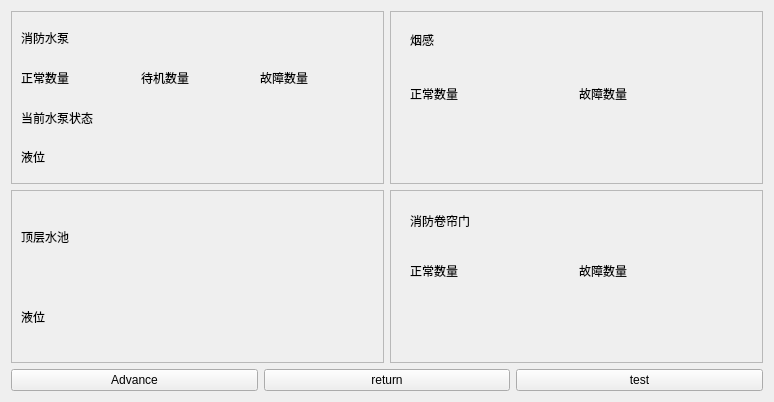
<?xml version="1.0" encoding="UTF-8"?>
<ui version="4.0">
 <class>FireP</class>
 <widget class="QWidget" name="FireP">
  <property name="geometry">
   <rect>
    <x>0</x>
    <y>0</y>
    <width>774</width>
    <height>402</height>
   </rect>
  </property>
  <property name="windowTitle">
   <string>Form</string>
  </property>
  <layout class="QVBoxLayout" name="verticalLayout_5" stretch="6,1">
   <item>
    <layout class="QHBoxLayout" name="horizontalLayout_5">
     <item>
      <layout class="QVBoxLayout" name="verticalLayout_3">
       <item>
        <widget class="QFrame" name="frame">
         <property name="frameShape">
          <enum>QFrame::StyledPanel</enum>
         </property>
         <property name="frameShadow">
          <enum>QFrame::Raised</enum>
         </property>
         <layout class="QGridLayout" name="gridLayout">
          <item row="0" column="0">
           <layout class="QVBoxLayout" name="verticalLayout">
            <item>
             <widget class="QLabel" name="label">
              <property name="text">
               <string>消防水泵</string>
              </property>
             </widget>
            </item>
            <item>
             <layout class="QHBoxLayout" name="horizontalLayout">
              <item>
               <widget class="QLabel" name="label_2">
                <property name="text">
                 <string>正常数量</string>
                </property>
               </widget>
              </item>
              <item>
               <widget class="QLabel" name="label_3">
                <property name="text">
                 <string>待机数量</string>
                </property>
               </widget>
              </item>
              <item>
               <widget class="QLabel" name="label_4">
                <property name="text">
                 <string>故障数量</string>
                </property>
               </widget>
              </item>
             </layout>
            </item>
            <item>
             <widget class="QLabel" name="label_5">
              <property name="text">
               <string>当前水泵状态</string>
              </property>
             </widget>
            </item>
            <item>
             <widget class="QLabel" name="label_6">
              <property name="text">
               <string>液位</string>
              </property>
             </widget>
            </item>
           </layout>
          </item>
         </layout>
        </widget>
       </item>
       <item>
        <widget class="QFrame" name="frame_2">
         <property name="frameShape">
          <enum>QFrame::StyledPanel</enum>
         </property>
         <property name="frameShadow">
          <enum>QFrame::Raised</enum>
         </property>
         <layout class="QGridLayout" name="gridLayout_2">
          <item row="0" column="0">
           <layout class="QVBoxLayout" name="verticalLayout_2">
            <item>
             <widget class="QLabel" name="label_7">
              <property name="text">
               <string>顶层水池</string>
              </property>
             </widget>
            </item>
            <item>
             <widget class="QLabel" name="label_8">
              <property name="text">
               <string>液位</string>
              </property>
             </widget>
            </item>
           </layout>
          </item>
         </layout>
        </widget>
       </item>
      </layout>
     </item>
     <item>
      <layout class="QVBoxLayout" name="verticalLayout_4">
       <item>
        <widget class="QFrame" name="frame_3">
         <property name="frameShape">
          <enum>QFrame::StyledPanel</enum>
         </property>
         <property name="frameShadow">
          <enum>QFrame::Raised</enum>
         </property>
         <widget class="QLabel" name="label_9">
          <property name="geometry">
           <rect>
            <x>20</x>
            <y>20</y>
            <width>67</width>
            <height>17</height>
           </rect>
          </property>
          <property name="text">
           <string>烟感</string>
          </property>
         </widget>
         <widget class="QWidget" name="">
          <property name="geometry">
           <rect>
            <x>20</x>
            <y>70</y>
            <width>331</width>
            <height>25</height>
           </rect>
          </property>
          <layout class="QHBoxLayout" name="horizontalLayout_2">
           <item>
            <widget class="QLabel" name="label_10">
             <property name="text">
              <string>正常数量</string>
             </property>
            </widget>
           </item>
           <item>
            <widget class="QLabel" name="label_11">
             <property name="text">
              <string>故障数量</string>
             </property>
            </widget>
           </item>
          </layout>
         </widget>
        </widget>
       </item>
       <item>
        <widget class="QFrame" name="frame_4">
         <property name="frameShape">
          <enum>QFrame::StyledPanel</enum>
         </property>
         <property name="frameShadow">
          <enum>QFrame::Raised</enum>
         </property>
         <widget class="QLabel" name="label_12">
          <property name="geometry">
           <rect>
            <x>20</x>
            <y>20</y>
            <width>171</width>
            <height>21</height>
           </rect>
          </property>
          <property name="text">
           <string>消防卷帘门</string>
          </property>
         </widget>
         <widget class="QWidget" name="">
          <property name="geometry">
           <rect>
            <x>20</x>
            <y>70</y>
            <width>331</width>
            <height>21</height>
           </rect>
          </property>
          <layout class="QHBoxLayout" name="horizontalLayout_3">
           <item>
            <widget class="QLabel" name="label_13">
             <property name="text">
              <string>正常数量</string>
             </property>
            </widget>
           </item>
           <item>
            <widget class="QLabel" name="label_14">
             <property name="text">
              <string>故障数量</string>
             </property>
            </widget>
           </item>
          </layout>
         </widget>
        </widget>
       </item>
      </layout>
     </item>
    </layout>
   </item>
   <item>
    <layout class="QHBoxLayout" name="horizontalLayout_4">
     <item>
      <widget class="QPushButton" name="fireCloseButton">
       <property name="text">
        <string>Advance</string>
       </property>
      </widget>
     </item>
     <item>
      <widget class="QPushButton" name="fireReturnButton">
       <property name="text">
        <string>return</string>
       </property>
      </widget>
     </item>
     <item>
      <widget class="QPushButton" name="fireTestButton">
       <property name="text">
        <string>test</string>
       </property>
      </widget>
     </item>
    </layout>
   </item>
  </layout>
 </widget>
 <resources/>
 <connections/>
</ui>
